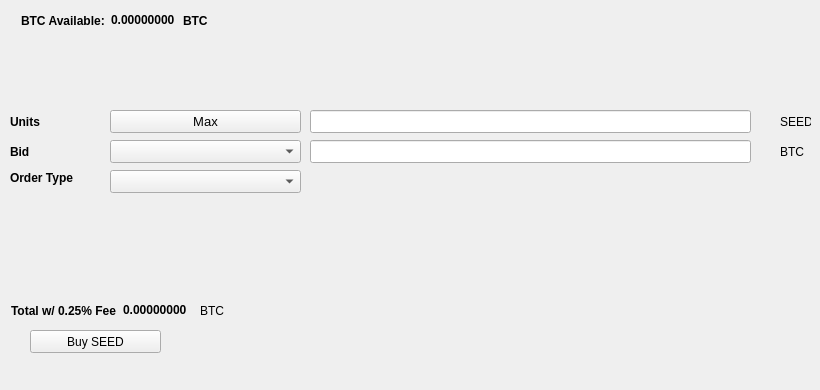
   <widget class="QWidget" name="BuyTab">
    <attribute name="title">
     <string>Buy</string>
    </attribute>
    <widget class="QPushButton" name="BuySEED">
     <property name="geometry">
      <rect>
       <x>30</x>
       <y>330</y>
       <width>131</width>
       <height>23</height>
      </rect>
     </property>
     <property name="text">
      <string>Buy SEED</string>
     </property>
     <property name="icon">
      <iconset resource="../seedpay.qrc">
       <normaloff>:/icons/bitcoin</normaloff>:/icons/bitcoin</iconset>
     </property>
    </widget>
    <widget class="QLabel" name="label_3">
     <property name="geometry">
      <rect>
       <x>10</x>
       <y>110</y>
       <width>46</width>
       <height>23</height>
      </rect>
     </property>
     <property name="font">
      <font>
       <weight>75</weight>
       <bold>true</bold>
      </font>
     </property>
     <property name="text">
      <string>Units</string>
     </property>
    </widget>
    <widget class="QLineEdit" name="UnitsInput">
     <property name="geometry">
      <rect>
       <x>310</x>
       <y>110</y>
       <width>441</width>
       <height>23</height>
      </rect>
     </property>
     <property name="font">
      <font>
       <pointsize>9</pointsize>
       <weight>75</weight>
       <bold>true</bold>
      </font>
     </property>
    </widget>
    <widget class="QLineEdit" name="BuyBidPriceEdit">
     <property name="geometry">
      <rect>
       <x>310</x>
       <y>140</y>
       <width>441</width>
       <height>23</height>
      </rect>
     </property>
     <property name="font">
      <font>
       <pointsize>9</pointsize>
       <weight>75</weight>
       <bold>true</bold>
      </font>
     </property>
    </widget>
    <widget class="QLabel" name="label_4">
     <property name="geometry">
      <rect>
       <x>780</x>
       <y>110</y>
       <width>31</width>
       <height>23</height>
      </rect>
     </property>
     <property name="text">
      <string>SEED</string>
     </property>
    </widget>
    <widget class="QLabel" name="label_5">
     <property name="geometry">
      <rect>
       <x>780</x>
       <y>140</y>
       <width>31</width>
       <height>23</height>
      </rect>
     </property>
     <property name="text">
      <string>BTC</string>
     </property>
    </widget>
    <widget class="QLabel" name="label_6">
     <property name="geometry">
      <rect>
       <x>10</x>
       <y>140</y>
       <width>46</width>
       <height>23</height>
      </rect>
     </property>
     <property name="font">
      <font>
       <weight>75</weight>
       <bold>true</bold>
      </font>
     </property>
     <property name="text">
      <string>Bid</string>
     </property>
    </widget>
    <widget class="QLabel" name="label_7">
     <property name="geometry">
      <rect>
       <x>10</x>
       <y>170</y>
       <width>91</width>
       <height>16</height>
      </rect>
     </property>
     <property name="font">
      <font>
       <weight>75</weight>
       <bold>true</bold>
      </font>
     </property>
     <property name="text">
      <string>Order Type</string>
     </property>
    </widget>
    <widget class="QPushButton" name="Buy_Max_Amount">
     <property name="geometry">
      <rect>
       <x>110</x>
       <y>110</y>
       <width>191</width>
       <height>23</height>
      </rect>
     </property>
     <property name="font">
      <font>
       <pointsize>10</pointsize>
      </font>
     </property>
     <property name="text">
      <string>Max</string>
     </property>
    </widget>
    <widget class="QComboBox" name="BuyBidcomboBox">
     <property name="geometry">
      <rect>
       <x>110</x>
       <y>140</y>
       <width>191</width>
       <height>23</height>
      </rect>
     </property>
     <property name="font">
      <font>
       <pointsize>10</pointsize>
      </font>
     </property>
    </widget>
    <widget class="QComboBox" name="buyOrdertypeCombo">
     <property name="geometry">
      <rect>
       <x>110</x>
       <y>170</y>
       <width>191</width>
       <height>23</height>
      </rect>
     </property>
     <property name="font">
      <font>
       <pointsize>10</pointsize>
      </font>
     </property>
    </widget>
    <widget class="QWidget" name="layoutWidget1">
     <property name="geometry">
      <rect>
       <x>21</x>
       <y>11</y>
       <width>227</width>
       <height>19</height>
      </rect>
     </property>
     <layout class="QHBoxLayout" name="horizontalLayout_3">
      <item>
       <widget class="QLabel" name="label232">
        <property name="font">
         <font>
          <weight>75</weight>
          <bold>true</bold>
         </font>
        </property>
        <property name="text">
         <string>BTC Available:</string>
        </property>
       </widget>
      </item>
      <item>
       <widget class="QLabel" name="BtcAvailableLbl">
        <property name="palette">
         <palette>
          <active>
           <colorrole role="WindowText">
            <brush brushstyle="SolidPattern">
             <color alpha="255">
              <red>0</red>
              <green>0</green>
              <blue>0</blue>
             </color>
            </brush>
           </colorrole>
           <colorrole role="Button">
            <brush brushstyle="SolidPattern">
             <color alpha="255">
              <red>0</red>
              <green>170</green>
              <blue>0</blue>
             </color>
            </brush>
           </colorrole>
           <colorrole role="Light">
            <brush brushstyle="SolidPattern">
             <color alpha="255">
              <red>0</red>
              <green>255</green>
              <blue>0</blue>
             </color>
            </brush>
           </colorrole>
           <colorrole role="Midlight">
            <brush brushstyle="SolidPattern">
             <color alpha="255">
              <red>0</red>
              <green>212</green>
              <blue>0</blue>
             </color>
            </brush>
           </colorrole>
           <colorrole role="Dark">
            <brush brushstyle="SolidPattern">
             <color alpha="255">
              <red>0</red>
              <green>85</green>
              <blue>0</blue>
             </color>
            </brush>
           </colorrole>
           <colorrole role="Mid">
            <brush brushstyle="SolidPattern">
             <color alpha="255">
              <red>0</red>
              <green>113</green>
              <blue>0</blue>
             </color>
            </brush>
           </colorrole>
           <colorrole role="Text">
            <brush brushstyle="SolidPattern">
             <color alpha="255">
              <red>0</red>
              <green>170</green>
              <blue>0</blue>
             </color>
            </brush>
           </colorrole>
           <colorrole role="BrightText">
            <brush brushstyle="SolidPattern">
             <color alpha="255">
              <red>255</red>
              <green>255</green>
              <blue>255</blue>
             </color>
            </brush>
           </colorrole>
           <colorrole role="ButtonText">
            <brush brushstyle="SolidPattern">
             <color alpha="255">
              <red>0</red>
              <green>0</green>
              <blue>0</blue>
             </color>
            </brush>
           </colorrole>
           <colorrole role="Base">
            <brush brushstyle="SolidPattern">
             <color alpha="255">
              <red>255</red>
              <green>255</green>
              <blue>255</blue>
             </color>
            </brush>
           </colorrole>
           <colorrole role="Window">
            <brush brushstyle="SolidPattern">
             <color alpha="255">
              <red>0</red>
              <green>170</green>
              <blue>0</blue>
             </color>
            </brush>
           </colorrole>
           <colorrole role="Shadow">
            <brush brushstyle="SolidPattern">
             <color alpha="255">
              <red>0</red>
              <green>0</green>
              <blue>0</blue>
             </color>
            </brush>
           </colorrole>
           <colorrole role="AlternateBase">
            <brush brushstyle="SolidPattern">
             <color alpha="255">
              <red>127</red>
              <green>212</green>
              <blue>127</blue>
             </color>
            </brush>
           </colorrole>
           <colorrole role="ToolTipBase">
            <brush brushstyle="SolidPattern">
             <color alpha="255">
              <red>255</red>
              <green>255</green>
              <blue>220</blue>
             </color>
            </brush>
           </colorrole>
           <colorrole role="ToolTipText">
            <brush brushstyle="SolidPattern">
             <color alpha="255">
              <red>0</red>
              <green>0</green>
              <blue>0</blue>
             </color>
            </brush>
           </colorrole>
          </active>
          <inactive>
           <colorrole role="WindowText">
            <brush brushstyle="SolidPattern">
             <color alpha="255">
              <red>0</red>
              <green>0</green>
              <blue>0</blue>
             </color>
            </brush>
           </colorrole>
           <colorrole role="Button">
            <brush brushstyle="SolidPattern">
             <color alpha="255">
              <red>0</red>
              <green>170</green>
              <blue>0</blue>
             </color>
            </brush>
           </colorrole>
           <colorrole role="Light">
            <brush brushstyle="SolidPattern">
             <color alpha="255">
              <red>0</red>
              <green>255</green>
              <blue>0</blue>
             </color>
            </brush>
           </colorrole>
           <colorrole role="Midlight">
            <brush brushstyle="SolidPattern">
             <color alpha="255">
              <red>0</red>
              <green>212</green>
              <blue>0</blue>
             </color>
            </brush>
           </colorrole>
           <colorrole role="Dark">
            <brush brushstyle="SolidPattern">
             <color alpha="255">
              <red>0</red>
              <green>85</green>
              <blue>0</blue>
             </color>
            </brush>
           </colorrole>
           <colorrole role="Mid">
            <brush brushstyle="SolidPattern">
             <color alpha="255">
              <red>0</red>
              <green>113</green>
              <blue>0</blue>
             </color>
            </brush>
           </colorrole>
           <colorrole role="Text">
            <brush brushstyle="SolidPattern">
             <color alpha="255">
              <red>0</red>
              <green>170</green>
              <blue>0</blue>
             </color>
            </brush>
           </colorrole>
           <colorrole role="BrightText">
            <brush brushstyle="SolidPattern">
             <color alpha="255">
              <red>255</red>
              <green>255</green>
              <blue>255</blue>
             </color>
            </brush>
           </colorrole>
           <colorrole role="ButtonText">
            <brush brushstyle="SolidPattern">
             <color alpha="255">
              <red>0</red>
              <green>0</green>
              <blue>0</blue>
             </color>
            </brush>
           </colorrole>
           <colorrole role="Base">
            <brush brushstyle="SolidPattern">
             <color alpha="255">
              <red>255</red>
              <green>255</green>
              <blue>255</blue>
             </color>
            </brush>
           </colorrole>
           <colorrole role="Window">
            <brush brushstyle="SolidPattern">
             <color alpha="255">
              <red>0</red>
              <green>170</green>
              <blue>0</blue>
             </color>
            </brush>
           </colorrole>
           <colorrole role="Shadow">
            <brush brushstyle="SolidPattern">
             <color alpha="255">
              <red>0</red>
              <green>0</green>
              <blue>0</blue>
             </color>
            </brush>
           </colorrole>
           <colorrole role="AlternateBase">
            <brush brushstyle="SolidPattern">
             <color alpha="255">
              <red>127</red>
              <green>212</green>
              <blue>127</blue>
             </color>
            </brush>
           </colorrole>
           <colorrole role="ToolTipBase">
            <brush brushstyle="SolidPattern">
             <color alpha="255">
              <red>255</red>
              <green>255</green>
              <blue>220</blue>
             </color>
            </brush>
           </colorrole>
           <colorrole role="ToolTipText">
            <brush brushstyle="SolidPattern">
             <color alpha="255">
              <red>0</red>
              <green>0</green>
              <blue>0</blue>
             </color>
            </brush>
           </colorrole>
          </inactive>
          <disabled>
           <colorrole role="WindowText">
            <brush brushstyle="SolidPattern">
             <color alpha="255">
              <red>0</red>
              <green>85</green>
              <blue>0</blue>
             </color>
            </brush>
           </colorrole>
           <colorrole role="Button">
            <brush brushstyle="SolidPattern">
             <color alpha="255">
              <red>0</red>
              <green>170</green>
              <blue>0</blue>
             </color>
            </brush>
           </colorrole>
           <colorrole role="Light">
            <brush brushstyle="SolidPattern">
             <color alpha="255">
              <red>0</red>
              <green>255</green>
              <blue>0</blue>
             </color>
            </brush>
           </colorrole>
           <colorrole role="Midlight">
            <brush brushstyle="SolidPattern">
             <color alpha="255">
              <red>0</red>
              <green>212</green>
              <blue>0</blue>
             </color>
            </brush>
           </colorrole>
           <colorrole role="Dark">
            <brush brushstyle="SolidPattern">
             <color alpha="255">
              <red>0</red>
              <green>85</green>
              <blue>0</blue>
             </color>
            </brush>
           </colorrole>
           <colorrole role="Mid">
            <brush brushstyle="SolidPattern">
             <color alpha="255">
              <red>0</red>
              <green>113</green>
              <blue>0</blue>
             </color>
            </brush>
           </colorrole>
           <colorrole role="Text">
            <brush brushstyle="SolidPattern">
             <color alpha="255">
              <red>0</red>
              <green>85</green>
              <blue>0</blue>
             </color>
            </brush>
           </colorrole>
           <colorrole role="BrightText">
            <brush brushstyle="SolidPattern">
             <color alpha="255">
              <red>255</red>
              <green>255</green>
              <blue>255</blue>
             </color>
            </brush>
           </colorrole>
           <colorrole role="ButtonText">
            <brush brushstyle="SolidPattern">
             <color alpha="255">
              <red>0</red>
              <green>85</green>
              <blue>0</blue>
             </color>
            </brush>
           </colorrole>
           <colorrole role="Base">
            <brush brushstyle="SolidPattern">
             <color alpha="255">
              <red>0</red>
              <green>170</green>
              <blue>0</blue>
             </color>
            </brush>
           </colorrole>
           <colorrole role="Window">
            <brush brushstyle="SolidPattern">
             <color alpha="255">
              <red>0</red>
              <green>170</green>
              <blue>0</blue>
             </color>
            </brush>
           </colorrole>
           <colorrole role="Shadow">
            <brush brushstyle="SolidPattern">
             <color alpha="255">
              <red>0</red>
              <green>0</green>
              <blue>0</blue>
             </color>
            </brush>
           </colorrole>
           <colorrole role="AlternateBase">
            <brush brushstyle="SolidPattern">
             <color alpha="255">
              <red>0</red>
              <green>170</green>
              <blue>0</blue>
             </color>
            </brush>
           </colorrole>
           <colorrole role="ToolTipBase">
            <brush brushstyle="SolidPattern">
             <color alpha="255">
              <red>255</red>
              <green>255</green>
              <blue>220</blue>
             </color>
            </brush>
           </colorrole>
           <colorrole role="ToolTipText">
            <brush brushstyle="SolidPattern">
             <color alpha="255">
              <red>0</red>
              <green>0</green>
              <blue>0</blue>
             </color>
            </brush>
           </colorrole>
          </disabled>
         </palette>
        </property>
        <property name="font">
         <font>
          <weight>75</weight>
          <bold>true</bold>
         </font>
        </property>
        <property name="text">
         <string>0.00000000</string>
        </property>
        <property name="textInteractionFlags">
         <set>Qt::LinksAccessibleByMouse|Qt::TextSelectableByKeyboard|Qt::TextSelectableByMouse</set>
        </property>
       </widget>
      </item>
      <item>
       <widget class="QLabel" name="BtcAvailableLbl_2">
        <property name="font">
         <font>
          <weight>75</weight>
          <bold>true</bold>
         </font>
        </property>
        <property name="text">
         <string>BTC</string>
        </property>
       </widget>
      </item>
     </layout>
    </widget>
    <widget class="QWidget" name="layoutWidge2">
     <property name="geometry">
      <rect>
       <x>11</x>
       <y>301</y>
       <width>259</width>
       <height>19</height>
      </rect>
     </property>
     <layout class="QHBoxLayout" name="horizontalLayout_4">
      <item>
       <widget class="QLabel" name="label_9">
        <property name="font">
         <font>
          <weight>75</weight>
          <bold>true</bold>
         </font>
        </property>
        <property name="text">
         <string>Total w/ 0.25% Fee</string>
        </property>
       </widget>
      </item>
      <item>
       <widget class="QLabel" name="BuyCostLabel">
        <property name="palette">
         <palette>
          <active>
           <colorrole role="WindowText">
            <brush brushstyle="SolidPattern">
             <color alpha="255">
              <red>0</red>
              <green>0</green>
              <blue>0</blue>
             </color>
            </brush>
           </colorrole>
           <colorrole role="Button">
            <brush brushstyle="SolidPattern">
             <color alpha="255">
              <red>0</red>
              <green>170</green>
              <blue>0</blue>
             </color>
            </brush>
           </colorrole>
           <colorrole role="Light">
            <brush brushstyle="SolidPattern">
             <color alpha="255">
              <red>0</red>
              <green>255</green>
              <blue>0</blue>
             </color>
            </brush>
           </colorrole>
           <colorrole role="Midlight">
            <brush brushstyle="SolidPattern">
             <color alpha="255">
              <red>0</red>
              <green>212</green>
              <blue>0</blue>
             </color>
            </brush>
           </colorrole>
           <colorrole role="Dark">
            <brush brushstyle="SolidPattern">
             <color alpha="255">
              <red>0</red>
              <green>85</green>
              <blue>0</blue>
             </color>
            </brush>
           </colorrole>
           <colorrole role="Mid">
            <brush brushstyle="SolidPattern">
             <color alpha="255">
              <red>0</red>
              <green>113</green>
              <blue>0</blue>
             </color>
            </brush>
           </colorrole>
           <colorrole role="Text">
            <brush brushstyle="SolidPattern">
             <color alpha="255">
              <red>0</red>
              <green>170</green>
              <blue>0</blue>
             </color>
            </brush>
           </colorrole>
           <colorrole role="BrightText">
            <brush brushstyle="SolidPattern">
             <color alpha="255">
              <red>255</red>
              <green>255</green>
              <blue>255</blue>
             </color>
            </brush>
           </colorrole>
           <colorrole role="ButtonText">
            <brush brushstyle="SolidPattern">
             <color alpha="255">
              <red>0</red>
              <green>0</green>
              <blue>0</blue>
             </color>
            </brush>
           </colorrole>
           <colorrole role="Base">
            <brush brushstyle="SolidPattern">
             <color alpha="255">
              <red>255</red>
              <green>255</green>
              <blue>255</blue>
             </color>
            </brush>
           </colorrole>
           <colorrole role="Window">
            <brush brushstyle="SolidPattern">
             <color alpha="255">
              <red>0</red>
              <green>170</green>
              <blue>0</blue>
             </color>
            </brush>
           </colorrole>
           <colorrole role="Shadow">
            <brush brushstyle="SolidPattern">
             <color alpha="255">
              <red>0</red>
              <green>0</green>
              <blue>0</blue>
             </color>
            </brush>
           </colorrole>
           <colorrole role="AlternateBase">
            <brush brushstyle="SolidPattern">
             <color alpha="255">
              <red>127</red>
              <green>212</green>
              <blue>127</blue>
             </color>
            </brush>
           </colorrole>
           <colorrole role="ToolTipBase">
            <brush brushstyle="SolidPattern">
             <color alpha="255">
              <red>255</red>
              <green>255</green>
              <blue>220</blue>
             </color>
            </brush>
           </colorrole>
           <colorrole role="ToolTipText">
            <brush brushstyle="SolidPattern">
             <color alpha="255">
              <red>0</red>
              <green>0</green>
              <blue>0</blue>
             </color>
            </brush>
           </colorrole>
          </active>
          <inactive>
           <colorrole role="WindowText">
            <brush brushstyle="SolidPattern">
             <color alpha="255">
              <red>0</red>
              <green>0</green>
              <blue>0</blue>
             </color>
            </brush>
           </colorrole>
           <colorrole role="Button">
            <brush brushstyle="SolidPattern">
             <color alpha="255">
              <red>0</red>
              <green>170</green>
              <blue>0</blue>
             </color>
            </brush>
           </colorrole>
           <colorrole role="Light">
            <brush brushstyle="SolidPattern">
             <color alpha="255">
              <red>0</red>
              <green>255</green>
              <blue>0</blue>
             </color>
            </brush>
           </colorrole>
           <colorrole role="Midlight">
            <brush brushstyle="SolidPattern">
             <color alpha="255">
              <red>0</red>
              <green>212</green>
              <blue>0</blue>
             </color>
            </brush>
           </colorrole>
           <colorrole role="Dark">
            <brush brushstyle="SolidPattern">
             <color alpha="255">
              <red>0</red>
              <green>85</green>
              <blue>0</blue>
             </color>
            </brush>
           </colorrole>
           <colorrole role="Mid">
            <brush brushstyle="SolidPattern">
             <color alpha="255">
              <red>0</red>
              <green>113</green>
              <blue>0</blue>
             </color>
            </brush>
           </colorrole>
           <colorrole role="Text">
            <brush brushstyle="SolidPattern">
             <color alpha="255">
              <red>0</red>
              <green>170</green>
              <blue>0</blue>
             </color>
            </brush>
           </colorrole>
           <colorrole role="BrightText">
            <brush brushstyle="SolidPattern">
             <color alpha="255">
              <red>255</red>
              <green>255</green>
              <blue>255</blue>
             </color>
            </brush>
           </colorrole>
           <colorrole role="ButtonText">
            <brush brushstyle="SolidPattern">
             <color alpha="255">
              <red>0</red>
              <green>0</green>
              <blue>0</blue>
             </color>
            </brush>
           </colorrole>
           <colorrole role="Base">
            <brush brushstyle="SolidPattern">
             <color alpha="255">
              <red>255</red>
              <green>255</green>
              <blue>255</blue>
             </color>
            </brush>
           </colorrole>
           <colorrole role="Window">
            <brush brushstyle="SolidPattern">
             <color alpha="255">
              <red>0</red>
              <green>170</green>
              <blue>0</blue>
             </color>
            </brush>
           </colorrole>
           <colorrole role="Shadow">
            <brush brushstyle="SolidPattern">
             <color alpha="255">
              <red>0</red>
              <green>0</green>
              <blue>0</blue>
             </color>
            </brush>
           </colorrole>
           <colorrole role="AlternateBase">
            <brush brushstyle="SolidPattern">
             <color alpha="255">
              <red>127</red>
              <green>212</green>
              <blue>127</blue>
             </color>
            </brush>
           </colorrole>
           <colorrole role="ToolTipBase">
            <brush brushstyle="SolidPattern">
             <color alpha="255">
              <red>255</red>
              <green>255</green>
              <blue>220</blue>
             </color>
            </brush>
           </colorrole>
           <colorrole role="ToolTipText">
            <brush brushstyle="SolidPattern">
             <color alpha="255">
              <red>0</red>
              <green>0</green>
              <blue>0</blue>
             </color>
            </brush>
           </colorrole>
          </inactive>
          <disabled>
           <colorrole role="WindowText">
            <brush brushstyle="SolidPattern">
             <color alpha="255">
              <red>0</red>
              <green>85</green>
              <blue>0</blue>
             </color>
            </brush>
           </colorrole>
           <colorrole role="Button">
            <brush brushstyle="SolidPattern">
             <color alpha="255">
              <red>0</red>
              <green>170</green>
              <blue>0</blue>
             </color>
            </brush>
           </colorrole>
           <colorrole role="Light">
            <brush brushstyle="SolidPattern">
             <color alpha="255">
              <red>0</red>
              <green>255</green>
              <blue>0</blue>
             </color>
            </brush>
           </colorrole>
           <colorrole role="Midlight">
            <brush brushstyle="SolidPattern">
             <color alpha="255">
              <red>0</red>
              <green>212</green>
              <blue>0</blue>
             </color>
            </brush>
           </colorrole>
           <colorrole role="Dark">
            <brush brushstyle="SolidPattern">
             <color alpha="255">
              <red>0</red>
              <green>85</green>
              <blue>0</blue>
             </color>
            </brush>
           </colorrole>
           <colorrole role="Mid">
            <brush brushstyle="SolidPattern">
             <color alpha="255">
              <red>0</red>
              <green>113</green>
              <blue>0</blue>
             </color>
            </brush>
           </colorrole>
           <colorrole role="Text">
            <brush brushstyle="SolidPattern">
             <color alpha="255">
              <red>0</red>
              <green>85</green>
              <blue>0</blue>
             </color>
            </brush>
           </colorrole>
           <colorrole role="BrightText">
            <brush brushstyle="SolidPattern">
             <color alpha="255">
              <red>255</red>
              <green>255</green>
              <blue>255</blue>
             </color>
            </brush>
           </colorrole>
           <colorrole role="ButtonText">
            <brush brushstyle="SolidPattern">
             <color alpha="255">
              <red>0</red>
              <green>85</green>
              <blue>0</blue>
             </color>
            </brush>
           </colorrole>
           <colorrole role="Base">
            <brush brushstyle="SolidPattern">
             <color alpha="255">
              <red>0</red>
              <green>170</green>
              <blue>0</blue>
             </color>
            </brush>
           </colorrole>
           <colorrole role="Window">
            <brush brushstyle="SolidPattern">
             <color alpha="255">
              <red>0</red>
              <green>170</green>
              <blue>0</blue>
             </color>
            </brush>
           </colorrole>
           <colorrole role="Shadow">
            <brush brushstyle="SolidPattern">
             <color alpha="255">
              <red>0</red>
              <green>0</green>
              <blue>0</blue>
             </color>
            </brush>
           </colorrole>
           <colorrole role="AlternateBase">
            <brush brushstyle="SolidPattern">
             <color alpha="255">
              <red>0</red>
              <green>170</green>
              <blue>0</blue>
             </color>
            </brush>
           </colorrole>
           <colorrole role="ToolTipBase">
            <brush brushstyle="SolidPattern">
             <color alpha="255">
              <red>255</red>
              <green>255</green>
              <blue>220</blue>
             </color>
            </brush>
           </colorrole>
           <colorrole role="ToolTipText">
            <brush brushstyle="SolidPattern">
             <color alpha="255">
              <red>0</red>
              <green>0</green>
              <blue>0</blue>
             </color>
            </brush>
           </colorrole>
          </disabled>
         </palette>
        </property>
        <property name="font">
         <font>
          <weight>75</weight>
          <bold>true</bold>
         </font>
        </property>
        <property name="autoFillBackground">
         <bool>false</bool>
        </property>
        <property name="text">
         <string>0.00000000</string>
        </property>
        <property name="textInteractionFlags">
         <set>Qt::LinksAccessibleByMouse|Qt::TextSelectableByMouse</set>
        </property>
       </widget>
      </item>
      <item>
       <widget class="QLabel" name="label_10">
        <property name="font">
         <font>
          <weight>50</weight>
          <bold>false</bold>
         </font>
        </property>
        <property name="text">
         <string>BTC</string>
        </property>
       </widget>
      </item>
     </layout>
    </widget>
    <widget class="QLabel" name="label_24">
     <property name="geometry">
      <rect>
       <x>460</x>
       <y>300</y>
       <width>281</width>
       <height>81</height>
      </rect>
     </property>
     <property name="text">
      <string/>
     </property>
     <property name="pixmap">
      <pixmap>:/images/bittrex</pixmap>
     </property>
    </widget>
   </widget>
